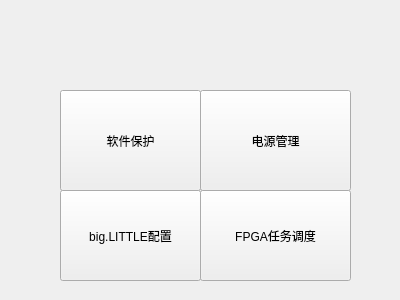
<?xml version="1.0" encoding="UTF-8"?>
<ui version="4.0">
 <class>EEWidget</class>
 <widget class="QWidget" name="EEWidget">
  <property name="geometry">
   <rect>
    <x>0</x>
    <y>0</y>
    <width>400</width>
    <height>300</height>
   </rect>
  </property>
  <property name="windowTitle">
   <string>Form</string>
  </property>
  <widget class="QPushButton" name="pushButton_4">
   <property name="geometry">
    <rect>
     <x>60</x>
     <y>90</y>
     <width>141</width>
     <height>101</height>
    </rect>
   </property>
   <property name="text">
    <string>软件保护</string>
   </property>
  </widget>
  <widget class="QPushButton" name="pushButton">
   <property name="geometry">
    <rect>
     <x>200</x>
     <y>90</y>
     <width>151</width>
     <height>101</height>
    </rect>
   </property>
   <property name="text">
    <string>电源管理</string>
   </property>
  </widget>
  <widget class="QPushButton" name="pushButton_3">
   <property name="geometry">
    <rect>
     <x>200</x>
     <y>190</y>
     <width>151</width>
     <height>91</height>
    </rect>
   </property>
   <property name="text">
    <string>FPGA任务调度</string>
   </property>
  </widget>
  <widget class="QPushButton" name="pushButton_2">
   <property name="geometry">
    <rect>
     <x>60</x>
     <y>190</y>
     <width>141</width>
     <height>91</height>
    </rect>
   </property>
   <property name="text">
    <string>big.LITTLE配置</string>
   </property>
  </widget>
 </widget>
 <layoutdefault spacing="6" margin="11"/>
 <resources/>
 <connections/>
</ui>
